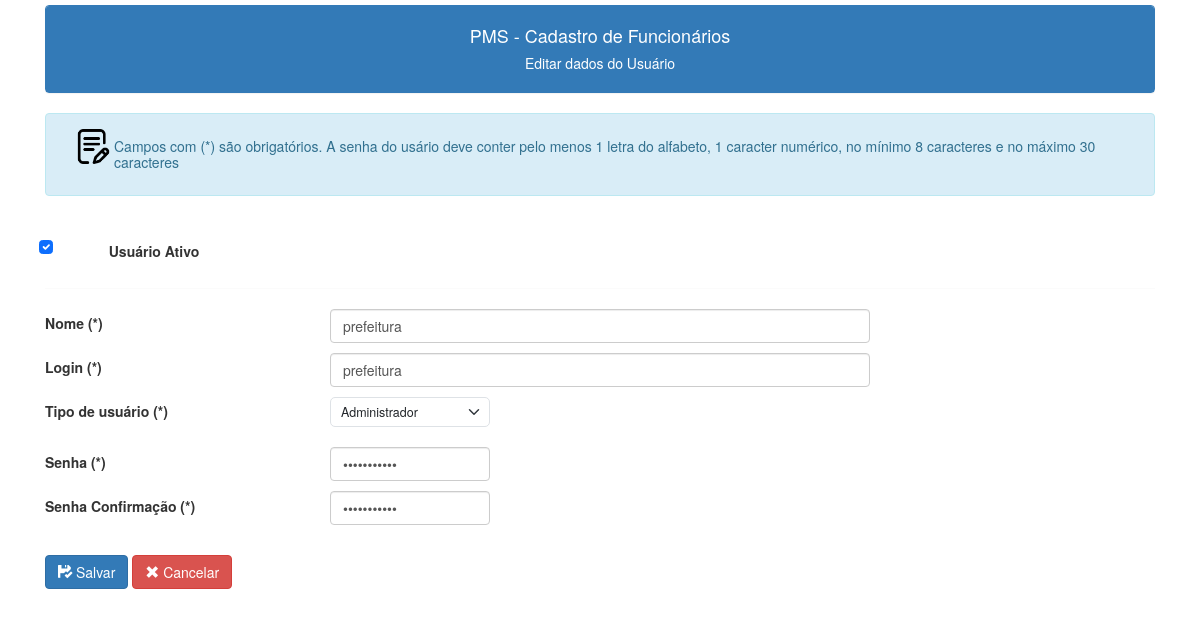
/usuarios/usuarios_editar.php?id=4 (signed in), run on the app's committed database.
### tables this page shows
CREATE TABLE IF NOT EXISTS `usuario` (
  `id` int NOT NULL AUTO_INCREMENT,
  `usuario` varchar(200) DEFAULT NULL,
  `login` varchar(50) DEFAULT NULL,
  `ativo` char(1) DEFAULT NULL,
  `senha` varchar(20) DEFAULT NULL,
  `tipo` varchar(50) DEFAULT NULL,
  PRIMARY KEY (`id`)
);

### usuarios/usuarios_editar.php (the view, shortened to what this page needs)
<?php
include('../conexao.php');
include('../links2.php');
if ($_SERVER['REQUEST_METHOD'] == 'GET') {
    $c_id = $_GET["id"];
    $c_sql = "select * from usuario where id=$c_id";
    $result = $conection->query($c_sql);
    $registro = $result->fetch_assoc();
    $c_nome = $registro["usuario"];
    $c_login = $registro['login'];
    $c_senha = base64_decode($registro['senha']);
    $c_tipo = $registro['tipo'];
    $c_senha2 = base64_decode($registro['senha']);
}
?>
<!DOCTYPE html>
<html lang="en">
<head>
</head>
<div class="container -my5">
    <body>
        <div style="padding-top:5px;">
            <div class="panel panel-primary class">
                <div class="panel-heading text-center">
                    <h4>PMS - Cadastro de Funcionários</h4>
                    <h5>Editar dados do Usuário<h5>
                </div>
            </div>
        </div>
        <div class='alert alert-info' role='alert'>
            <div style="padding-left:15px;">
                <img Align="left" src="\gop\images\escrita.png" alt="30" height="35">
            </div>
            <h5>Campos com (*) são obrigatórios. A senha do usário deve conter pelo menos 1 letra do alfabeto, 1 caracter numérico, no mínimo 8 caracteres e no máximo 30 caracteres</h5>
        </div>
        <br>
        <form method="post">
            <div class="row mb-3">
                <div class="form-check col-sm-3">
                    <label class="form-check-label col-form-label">Usuário Ativo</label>
                    <div class="col-sm-3">
                        <input class="form-check-input" type="checkbox" value="S" name="chkativo" id="chkativo" checked>
                    </div>
                </div>
            </div>
            <hr>
            <div class="row mb-3">
                <label class="col-sm-3 col-form-label">Nome (*)</label>
                <div class="col-sm-6">
                    <input type="text" maxlength="120" class="form-control" name="nome" value="<?php echo $c_nome; ?>" required>
                </div>
            </div>
            <div class="row mb-3">
                <label class="col-sm-3 col-form-label">Login (*)</label>
                <div class="col-sm-6">
                    <input type="text" maxlength="40" class="form-control" name="login" value="<?php echo $c_login; ?>" required>
                </div>
            </div>
            <?php
            $op3 = '';
            if ($c_tipo == 'Administrador') {
                $op3 = 'Selected';
            }
            ?>
            <div class="row mb-3">
                <label class="col-sm-3 col-form-label">Tipo de usuário (*)</label>
                <div class="col-sm-2">
                    <select class="form-select form-select-lg mb-3" id="tipo" name="tipo" value="<?php echo $c_tipo; ?>">
                        <option <?php echo $op3 ?>>Administrador</option>
                    </select>
                </div>
            </div>
            <div class="row mb-3">
                <label class="col-sm-3 col-form-label">Senha (*)</label>
                <div class="col-sm-2">
                    <input type="password" maxlength="32" class="form-control" name="senha" value="<?php echo $c_senha; ?>" required>
                </div>
            </div>
            <div class="row mb-3">
                <label class="col-sm-3 col-form-label">Senha Confirmação (*)</label>
                <div class="col-sm-2">
                    <input type="password" maxlength="32" class="form-control" name="senha2" value="<?php echo $c_senha2; ?>" required>
                </div>
            </div>
            <br>
            <div class="row mb-3">
                <div class="offset-sm-0 col-sm-3">
                    <button type="submit" class="btn btn-primary"><span class='glyphicon glyphicon-floppy-saved'></span> Salvar</button>
                    <a class='btn btn-danger' href='/funcionarios/usuarios/usuarios_lista.php'><span class='glyphicon glyphicon-remove'></span> Cancelar</a>
                </div>
            </div>
        </form>
</div>
</body>
</html>

### data on the page
usuario: nome "prefeitura", login "prefeitura", tipo "Administrador"
